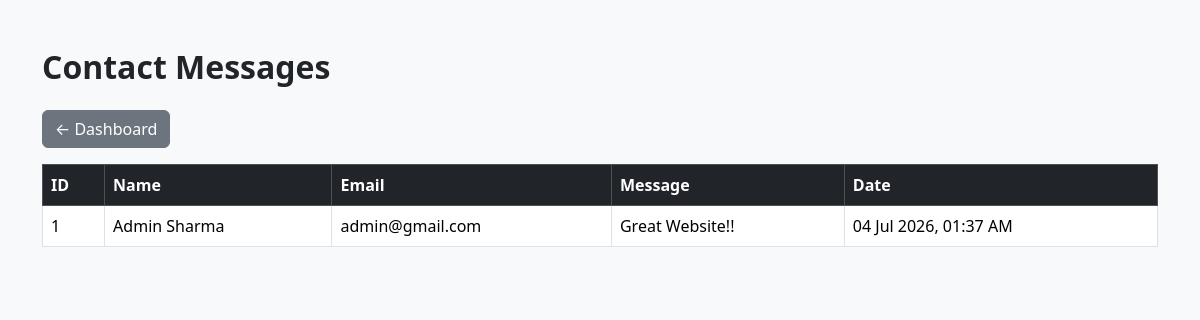
/admin/messages.php (signed in), run on the app's committed database.
### tables this page shows
CREATE TABLE `contact_messages` (
  `id` int NOT NULL,
  `name` varchar(100) NOT NULL,
  `email` varchar(100) NOT NULL,
  `subject` varchar(150) DEFAULT NULL,
  `message` text NOT NULL,
  `created_at` timestamp NULL DEFAULT CURRENT_TIMESTAMP
);

### admin/messages.php (the view, shortened to what this page needs)
<?php
include("../includes/db.php");
$result = mysqli_query($conn, "SELECT * FROM contact_messages ORDER BY created_at DESC");
?>
<!DOCTYPE html>
<html lang="en">
<head>
<link href="https://cdn.jsdelivr.net/npm/bootstrap@5.3.3/dist/css/bootstrap.min.css" rel="stylesheet">
</head>
<body class="bg-light">
<div class="container mt-5">
<h2 class="mb-4 fw-bold">Contact Messages</h2>
<a href="dashboard.php" class="btn btn-secondary mb-3">
    ← Dashboard
</a>
<table class="table table-bordered table-hover">
<thead class="table-dark">
<tr>
<th>ID</th>
<th>Name</th>
<th>Email</th>
<th>Message</th>
<th>Date</th>
</tr>
</thead>
<tbody>
<?php
if(mysqli_num_rows($result)>0)
{
while($row=mysqli_fetch_assoc($result))
{
?>
<tr>
<td><?php echo $row['id']; ?></td>
<td><?php echo $row['name']; ?></td>
<td><?php echo $row['email']; ?></td>
<td><?php echo $row['message']; ?></td>
<td><?php echo date("d M Y, h:i A", strtotime($row['created_at'])); ?></td>
</tr>
<?php
}
}
else
{
    echo "<tr><td colspan='5' class='text-center'>No Messages Found</td></tr>";
}
?>
</tbody>
</table>
</div>
</body>
</html>

### data on the page
contact_messages: id "1", name "Admin Sharma", email "admin@gmail.com", message "Great Website!!", created_at "04 Jul 2026, 01:37 AM"
